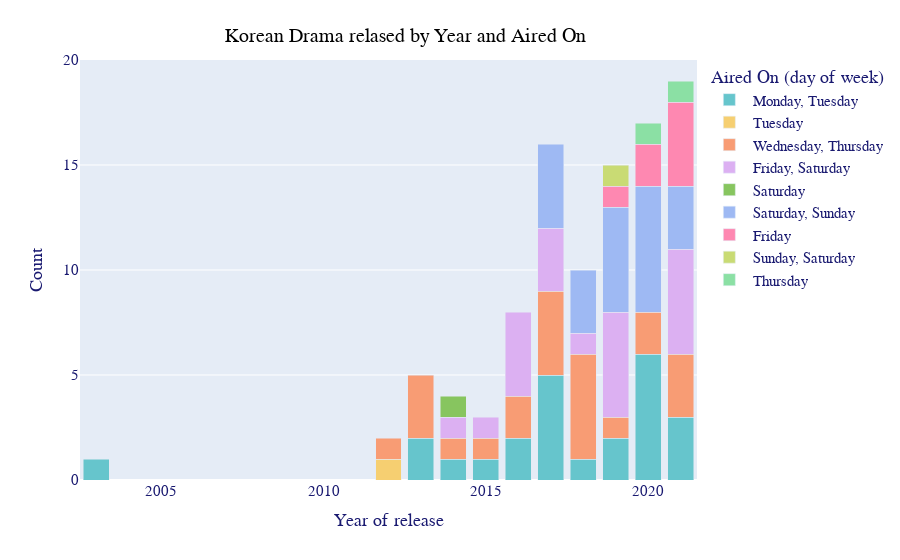

Write notebook code for a chart like this one.
### Code cell
fig = px.bar(data_frame = kdrama.groupby(['Year of release','Aired On']).size().reset_index().rename(columns = {0:'Count'}),
             x = 'Year of release',
             y = 'Count',
             color = 'Aired On',
             barmode = 'stack',
             color_discrete_sequence=px.colors.qualitative.Pastel)

fig.update_layout(title = {'text':'Korean Drama relased by Year and Aired On',
                           'y' : 0.95,
                           'x' : 0.45,
                           'xanchor' : 'center',
                           'yanchor' : 'top',
                           'font_family': 'Gravity One, monospace',
                           'font_color' :'black',
                           'font_size': 20},
                  legend_title = 'Aired On (day of week)',
                  font = dict(family = 'Courier New, monospace',
                              size = 15,
                              color = 'midnightblue'
                  ))

fig.show()

### Figure 1 — Plotly figure (JSON) as saved in the notebook; plotly's stock layout.template omitted (floating-point values rounded to 4 significant figures)
{"data": [{"alignmentgroup": "True", "hovertemplate": "Aired On= Monday, Tuesday<br>Year of release=%{x}<br>Count=%{y}<extra></extra>", "legendgroup": " Monday, Tuesday", "marker": {"color": "rgb(102, 197, 204)", "pattern": {"shape": ""}}, "name": " Monday, Tuesday", "offsetgroup": " Monday, Tuesday", "orientation": "v", "showlegend": true, "textposition": "auto", "type": "bar", "x": [2003, 2013, 2014, 2015, 2016, 2017, 2018, 2019, 2020, 2021], "xaxis": "x", "y": [1, 2, 1, 1, 2, 5, 1, 2, 6, 3], "yaxis": "y"}, {"alignmentgroup": "True", "hovertemplate": "Aired On= Tuesday<br>Year of release=%{x}<br>Count=%{y}<extra></extra>", "legendgroup": " Tuesday", "marker": {"color": "rgb(246, 207, 113)", "pattern": {"shape": ""}}, "name": " Tuesday", "offsetgroup": " Tuesday", "orientation": "v", "showlegend": true, "textposition": "auto", "type": "bar", "x": [2012], "xaxis": "x", "y": [1], "yaxis": "y"}, {"alignmentgroup": "True", "hovertemplate": "Aired On= Wednesday, Thursday<br>Year of release=%{x}<br>Count=%{y}<extra></extra>", "legendgroup": " Wednesday, Thursday", "marker": {"color": "rgb(248, 156, 116)", "pattern": {"shape": ""}}, "name": " Wednesday, Thursday", "offsetgroup": " Wednesday, Thursday", "orientation": "v", "showlegend": true, "textposition": "auto", "type": "bar", "x": [2012, 2013, 2014, 2015, 2016, 2017, 2018, 2019, 2020, 2021], "xaxis": "x", "y": [1, 3, 1, 1, 2, 4, 5, 1, 2, 3], "yaxis": "y"}, {"alignmentgroup": "True", "hovertemplate": "Aired On= Friday, Saturday<br>Year of release=%{x}<br>Count=%{y}<extra></extra>", "legendgroup": " Friday, Saturday", "marker": {"color": "rgb(220, 176, 242)", "pattern": {"shape": ""}}, "name": " Friday, Saturday", "offsetgroup": " Friday, Saturday", "orientation": "v", "showlegend": true, "textposition": "auto", "type": "bar", "x": [2014, 2015, 2016, 2017, 2018, 2019, 2021], "xaxis": "x", "y": [1, 1, 4, 3, 1, 5, 5], "yaxis": "y"}, {"alignmentgroup": "True", "hovertemplate": "Aired On= Saturday<br>Year of release=%{x}<br>Count=%{y}<extra></extra>", "legendgroup": " Saturday", "marker": {"color": "rgb(135, 197, 95)", "pattern": {"shape": ""}}, "name": " Saturday", "offsetgroup": " Saturday", "orientation": "v", "showlegend": true, "textposition": "auto", "type": "bar", "x": [2014], "xaxis": "x", "y": [1], "yaxis": "y"}, {"alignmentgroup": "True", "hovertemplate": "Aired On= Saturday, Sunday<br>Year of release=%{x}<br>Count=%{y}<extra></extra>", "legendgroup": " Saturday, Sunday", "marker": {"color": "rgb(158, 185, 243)", "pattern": {"shape": ""}}, "name": " Saturday, Sunday", "offsetgroup": " Saturday, Sunday", "orientation": "v", "showlegend": true, "textposition": "auto", "type": "bar", "x": [2017, 2018, 2019, 2020, 2021], "xaxis": "x", "y": [4, 3, 5, 6, 3], "yaxis": "y"}, {"alignmentgroup": "True", "hovertemplate": "Aired On= Friday<br>Year of release=%{x}<br>Count=%{y}<extra></extra>", "legendgroup": " Friday", "marker": {"color": "rgb(254, 136, 177)", "pattern": {"shape": ""}}, "name": " Friday", "offsetgroup": " Friday", "orientation": "v", "showlegend": true, "textposition": "auto", "type": "bar", "x": [2019, 2020, 2021], "xaxis": "x", "y": [1, 2, 4], "yaxis": "y"}, {"alignmentgroup": "True", "hovertemplate": "Aired On= Sunday, Saturday<br>Year of release=%{x}<br>Count=%{y}<extra></extra>", "legendgroup": " Sunday, Saturday", "marker": {"color": "rgb(201, 219, 116)", "pattern": {"shape": ""}}, "name": " Sunday, Saturday", "offsetgroup": " Sunday, Saturday", "orientation": "v", "showlegend": true, "textposition": "auto", "type": "bar", "x": [2019], "xaxis": "x", "y": [1], "yaxis": "y"}, {"alignmentgroup": "True", "hovertemplate": "Aired On= Thursday<br>Year of release=%{x}<br>Count=%{y}<extra></extra>", "legendgroup": " Thursday", "marker": {"color": "rgb(139, 224, 164)", "pattern": {"shape": ""}}, "name": " Thursday", "offsetgroup": " Thursday", "orientation": "v", "showlegend": true, "textposition": "auto", "type": "bar", "x": [2020, 2021], "xaxis": "x", "y": [1, 1], "yaxis": "y"}], "layout": {"barmode": "stack", "font": {"color": "midnightblue", "family": "Courier New, monospace", "size": 15}, "legend": {"title": {"text": "Aired On (day of week)"}, "tracegroupgap": 0}, "margin": {"t": 60}, "title": {"font": {"color": "black", "family": "Gravity One, monospace", "size": 20}, "text": "Korean Drama relased by Year and Aired On", "x": 0.45, "xanchor": "center", "y": 0.95, "yanchor": "top"}, "xaxis": {"anchor": "y", "domain": [0, 1], "title": {"text": "Year of release"}}, "yaxis": {"anchor": "x", "domain": [0, 1], "title": {"text": "Count"}}}}
